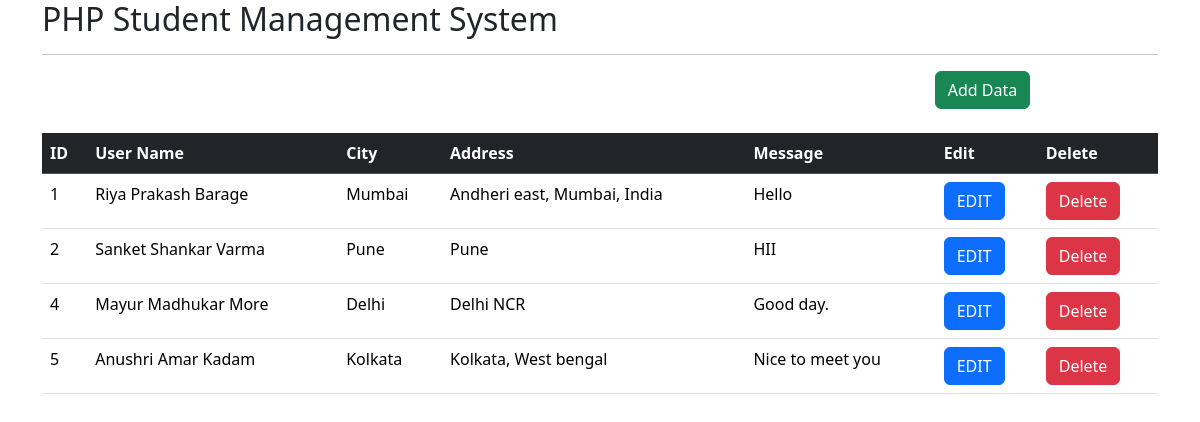
The page / on the database its author committed.
### tables this page shows
CREATE TABLE `student` (
  `id` int(11) NOT NULL,
  `username` varchar(200) NOT NULL,
  `city` varchar(200) NOT NULL,
  `address` varchar(200) NOT NULL,
  `message` varchar(200) NOT NULL
);

### index.php (the view, shortened to what this page needs)
<?php
	include_once('header.php');
	$query="SELECT * FROM student";
	$query_run=mysqli_query($connection,$query);
 ?>
	<div>
		<div class="container">
			<h2>PHP Student Management System</h2>
			<hr>
			<a href="insertdata.php" class="btn btn-success" style="margin-left: 80%;">Add Data</a>
			<br><br>
<table class="table table-border" style="background-color: pink;">
	<thead class="table-dark">
		<th>ID</th>
		<th>User Name</th>
		<th>City</th>
		<th>Address</th>
		<th>Message</th>
		<th>Edit</th>
		<th>Delete</th>
	</thead>
<?php
	if ($query_run)
	{
		while ($row= mysqli_fetch_array($query_run))
		{
?>
			<tbody>
				<td><?php echo $row['id'];  ?></td>
				<td><?php echo $row['username']; ?></td>
				<td><?php echo $row['city']; ?></td>
				<td><?php echo $row['address']; ?></td>
				<td><?php echo $row['message']; ?></td>
				<form action="upadatedata.php" method="post">
					<td><input type="submit" name="edit" class="btn btn-primary" value="EDIT"></td>
				</form>
				<form action="delete.php" method="post">
					<td><input type="submit" name="delete" class="btn btn-danger" value="Delete"></td>
				</form>
			</tbody>
			<?php
		}
	}
    else
	{
		echo "No record found";
	}
?>
</table>
		</div>
	</div>
</body>
</html>

### header.php (shortened to what this page needs)
<!DOCTYPE html>
<html>
<head>
	<link href="https://cdn.jsdelivr.net/npm/bootstrap@5.3.1/dist/css/bootstrap.min.css" rel="stylesheet">
</head>
<body>

### rows shown on the page
student: id "1", username "Riya Prakash Barage", city "Mumbai", address "Andheri east, Mumbai, India", message "Hello"
student: id "2", username "Sanket Shankar Varma", city "Pune", address "Pune", message "HII"
student: id "4", username "Mayur Madhukar More", city "Delhi", address "Delhi NCR", message "Good day."
student: id "5", username "Anushri Amar Kadam", city "Kolkata", address "Kolkata, West bengal", message "Nice to meet you"
